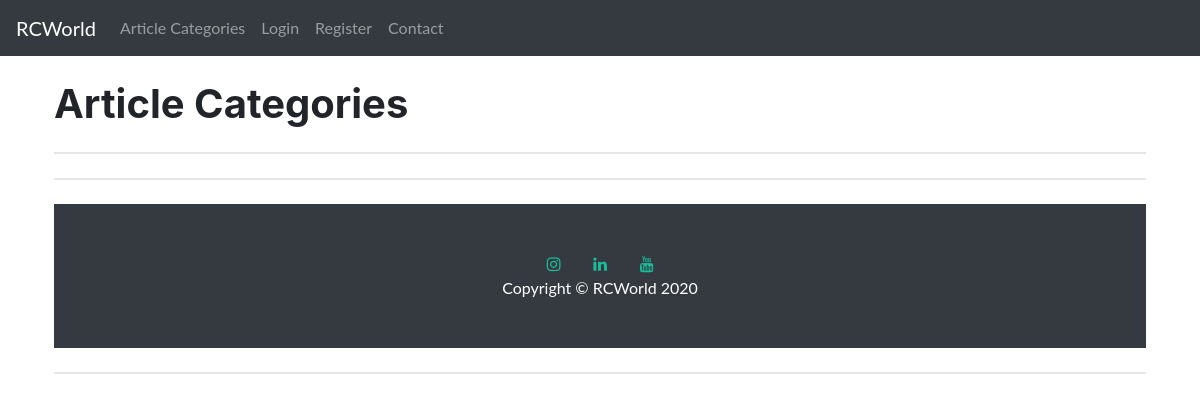
The app's page /category-list/, older data.
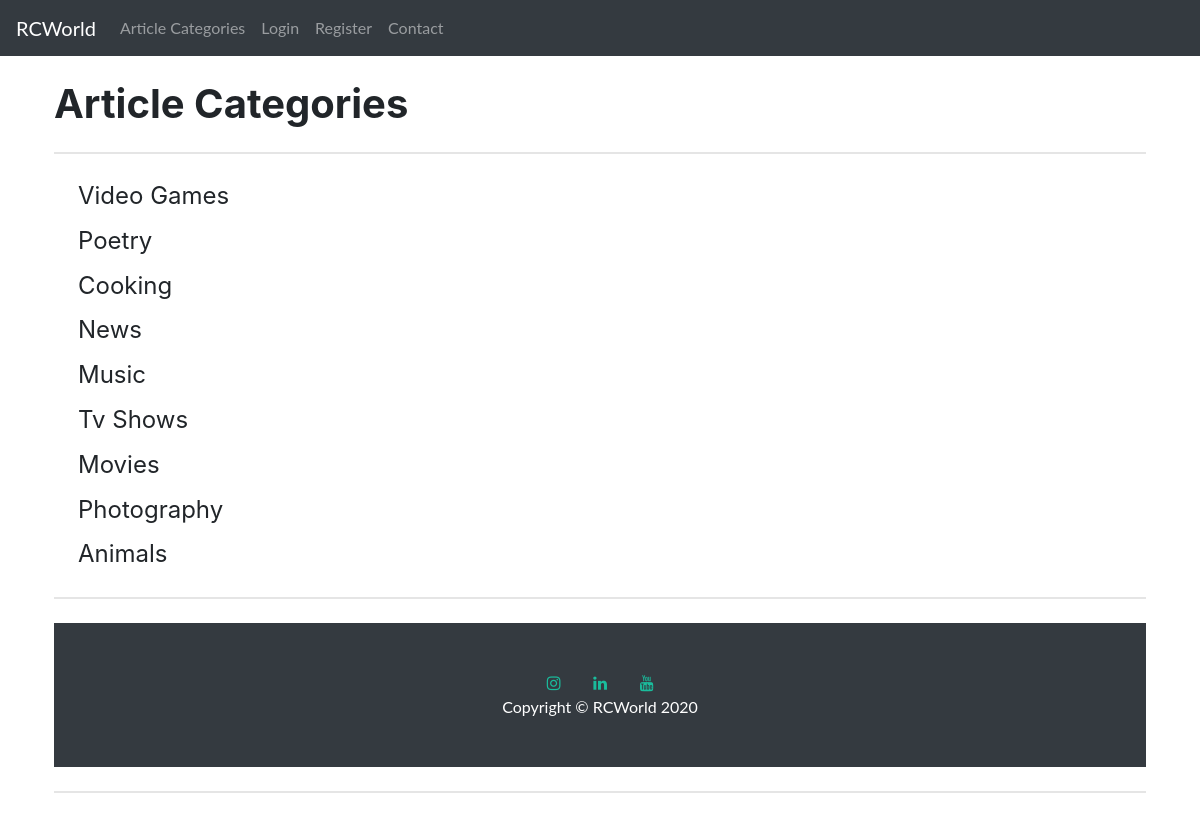
The same page, newer data.
### rcblog/models.py (models this page shows, shortened)
class Category(models.Model):
    name = models.CharField(max_length=255)
    def __str__(self):
        return self.name

### rcblog/views.py (the view)
# urls.py: path('category-list/', CategoryListView, name='category-list'),
def CategoryListView(request):
    cat_menu_list = Category.objects.all()
    return render(request, 'category_list.html', {'cat_menu_list':cat_menu_list})

### rcblog/templates/category_list.html (shortened to what this page needs)
{% extends 'base.html' %}
{% block content %}
    <h1>Article Categories</h1>
        <hr class="my-4">
        {% for item in cat_menu_list %}
            <h4><a class="dropdown-item" href="{% url 'category' item|slugify %}">
            {{ item|title }}</a></h4>
            {% endfor %}
{% endblock %}

### rcblog/templates/base.html (shortened to what this page needs)
{% load static %}
<!doctype html>
<html lang="en">
  <head>
    <link href="{% static 'rcworldd/css/styles.css' %}" rel="stylesheet"/>
  </head>
  <body>
    <nav class="navbar navbar-expand-lg navbar-dark bg-dark">
        <a class="navbar-brand" href="{% url 'home' %}">RCWorld</a>
        <div class="collapse navbar-collapse" id="navbarSupportedContent">
          <ul class="navbar-nav mr-auto">
            {% if cat_menu %}
            <li class="nav-item dropdown">
              <a class="nav-link dropdown-toggle" href="#" id="navbarDropdown" role="button" data-toggle="dropdown" aria-haspopup="true" aria-expanded="false">
                Categories
              </a>
              <div class="dropdown-menu" aria-labelledby="navbarDropdown">
                {% for item in cat_menu %}
                 <a class="dropdown-item" href="{% url 'category' item|slugify %}">
                 {{ item }}</a>
                {% endfor %}
              </div>
            </li>
            {% else %}
              <li class="nav-item">
              <a class="nav-link" href="{% url 'category-list' %}">Article Categories</a>
              </li>
            {% endif %}
            {% if user.is_authenticated %}
                <li class="nav-item">
                  <a class="nav-link" href="{% url 'logout' %}">Logout</a>
                </li>
            {% if user.username == 'admin' %}
                <li class="nav-item">
                  <a class="nav-link" href="{% url 'edit_profile' %}">Edit Profile</a>
                </li>
            {% endif %}
                <li class="nav-item">
                  <a class="nav-link" href="{% url 'contact' %}">Contact</a>
                </li>
            {% else %}
                <li class="nav-item">
                <a class="nav-link" href="{% url 'login' %}">Login</a>
                </li>
                <li class="nav-item">
                <a class="nav-link" href="{% url 'register' %}">Register</a>
                </li>
                <li class="nav-item">
                  <a class="nav-link" href="{% url 'contact' %}">Contact</a>
                </li>
            {% endif %}
          </ul>
        </div>
      </nav>
    <br/>
    <div class="container">
        {% block content %}
        {% endblock %}
    <hr class="my-4">
        <footer class="py-5 bg-dark">
          <div class="container">
            <link rel="stylesheet" href="https://cdnjs.cloudflare.com/ajax/libs/font-awesome/4.7.0/css/font-awesome.min.css">
            <p class="m-0 text-center">
            <a href="https://instagram.com/rcworlddd?igshid=mfrjecluxxyk" class="fa fa-instagram"></a>&nbsp;&nbsp;&nbsp;&nbsp;&nbsp;&nbsp;&nbsp;
            <a href="https://linkedin.com/in/raquel-carrasquillo-0aa591167" class="fa fa-linkedin"></a>&nbsp;&nbsp;&nbsp;&nbsp;&nbsp;&nbsp;&nbsp;
            <a href="https://www.youtube.com/user/RoxxaneRoxxane/featured" class="fa fa-youtube"></a>
            </p>
            <p class="m-0 text-center text-white">Copyright &copy; RCWorld 2020</p>
          </div>
        </footer>
        <hr class="my-4">
    </div>
  </body>
</html>

Row changes from the older to the newer data that the page shows:
added Category: name "Video Games"
added Category: name "Poetry"
added Category: name "Cooking"
added Category: name "News"
added Category: name "Music"
added Category: name "Tv Shows"
added Category: name "Movies"
added Category: name "Photography"
added Category: name "Animals"
